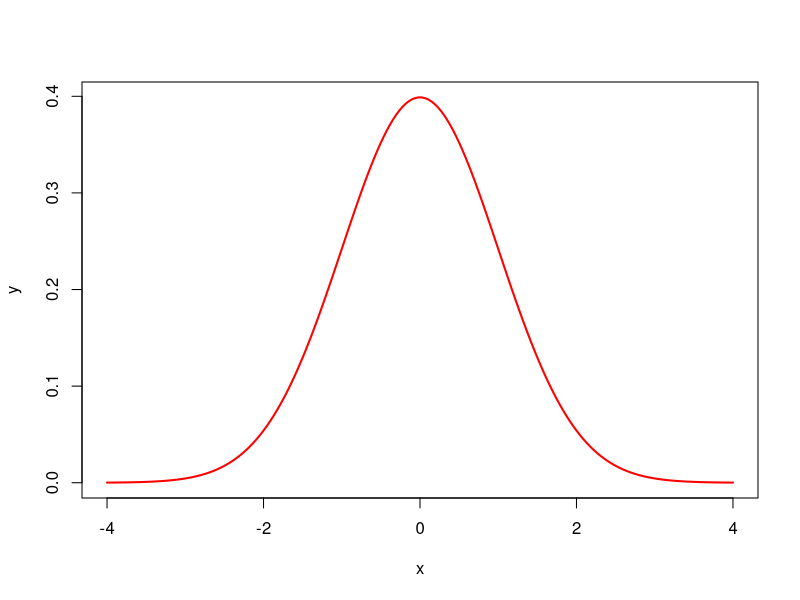
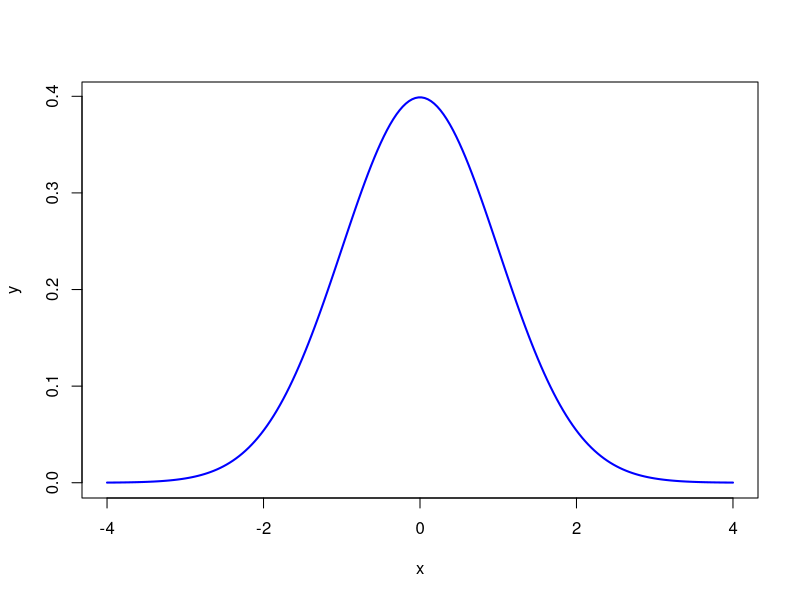
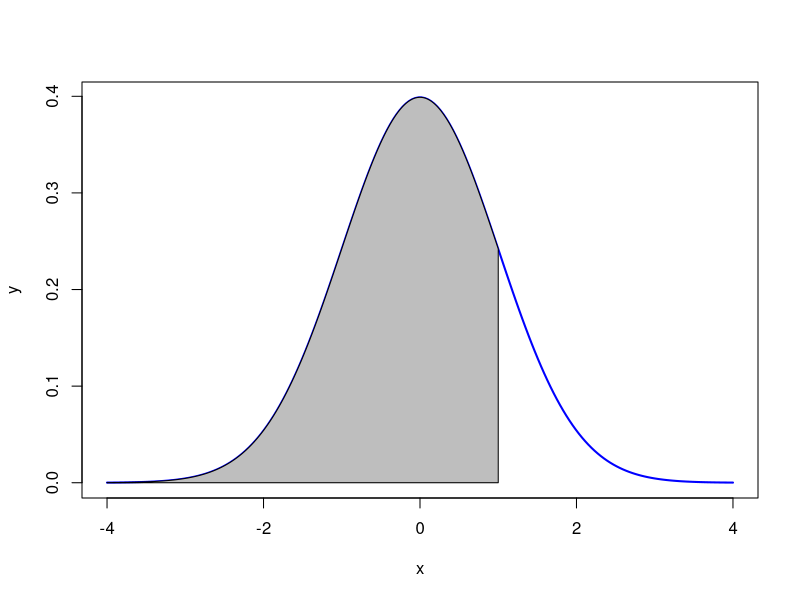
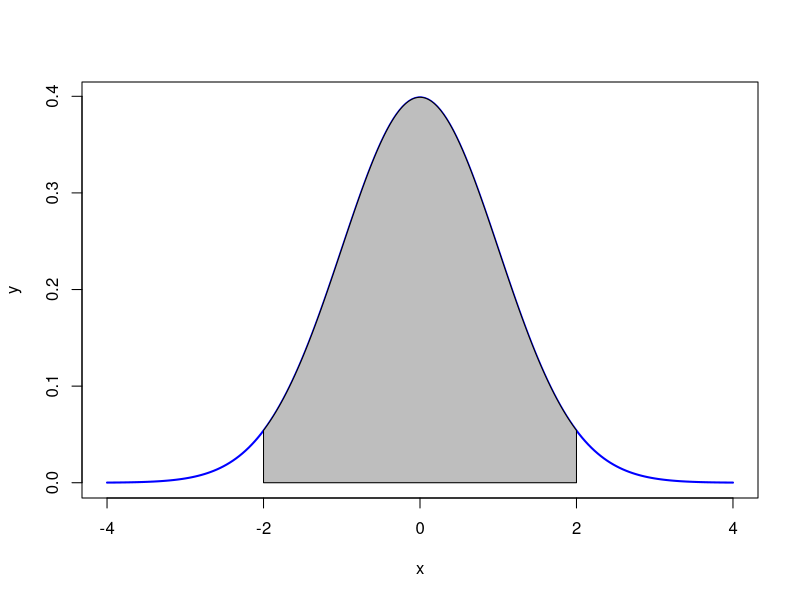
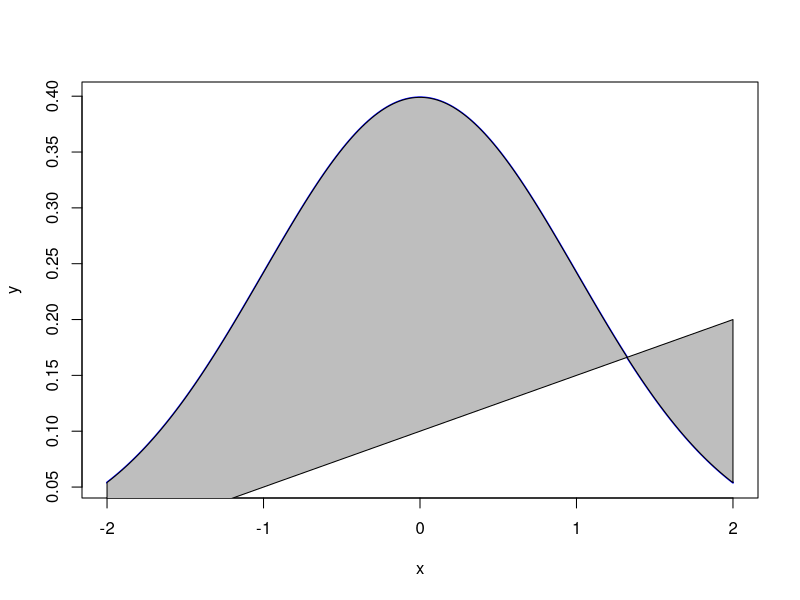

Reproduce these figures in R, in order.
#############################MODULO III (2) FUNCIONES DE PROBABILIDAD

#COMO GENERAR LA FUNCION DE PROBABILIDAD DE LA CURVA NORMAL
x=seq(-4,4,length=200) #creamos un vector cualquiera
mean(x);sd(x)

y=1/sqrt(2*pi)*exp(-x^2/2) #calculamos la funci?n de densidad de la curva normal tipificada (media=0, DT=1) a partir de su formula

plot(x,y,type="l",lwd=2,col="red") #representamos los valores de x en base a una funci?n de probabilidad normal tipificada:
#a cada valor de x le va a corresponder una probabilidad segun y


###funcion dnorm
x=seq(-4,4,length=200)
y=dnorm(x,mean=0,sd=1) #calcula la funci?n de densidad de la curva normal, 
#sin necesidad de conocer la formula, tan solo especificando la media DT que queremos
plot(x,y,type="l",lwd=2,col="blue")

#COMO CALCULAR PROBABILIDADES
#*Dijimos que calcular la probabilidad de un valor del eje x equivale a 
#*calcular partes del area bajo la curva
#*la funcion pnorm() calcula esas probabilidades

pnorm(0, mean=0, sd=1)# aqui le estamos pidiendo que calcule 
#el area bajo la curva que esta a la izquierda del 0
#sabiendo que, como dijimos, el area total bajo la curva vale 1
#?cuanto valdr? el area hay hay a la izquierda del 0?

pnorm(1, mean=0, sd=1)# aqui le estamos pidiendo que calcule 
#el area bajo la curva que esta a la izquierda del valor 1

# en terminos de probabilidad ?esto que significa?
# Si escogemos un numero al azar de la distribucion normal estandarizada
#la probabilidad de que ese numero sea igual o menor a uno es 0.8413447 en tanto por 1.

#***********************(representacion del area)
x=seq(-4,4,length=200)
y=dnorm(x)# si no se especifica mean y sd, toma el 0 y 1 por defecto
plot(x,y,type="l", lwd=2, col="blue")

x=seq(-4,1,length=200)
y=dnorm(x)
polygon(c(-4,x,1),c(0,y,0),col="gray")
#***********************

#LA REGLA DE DECISION
#*Para decidir si rechazamos o no nuestra hip?tesis nula, usamos la Regla de decisi?n
#*si p valor < nivel de significaci?n (alpha) --> rechazamos la H0 
#*Normalmente se usa el criterio de p< alpha = 0.05 para rechazar la hipótesis.
#*
#*generamos de nuevo la curva normal:
x=seq(-4,4,length=200)
y=dnorm(x)
plot(x,y,type="l", lwd=2, col="blue")


#*?que significa usar el criterios de 0.05?
#*Significa que queremos saber si mi valor tiene el 95% de probabilidad
#*de caer en el area que le indiquemos de de la curva normal tipificada
#*como la curva normal tipificada tiene probabilidades ya establecidas
#*sabemos que el 95% de su ?rea es la que se enmarca entre -2 y 2
#*desviaciones tipicas alejadas del cento (media=0)

#lo comprobamos:
pnorm(2,mean=0,sd=1)-pnorm(-2,mean=0,sd=1)#sale que el area entre 2 y -2 tiene una probabilidad asociada de 95%
#******(aclaracion)
#*(como hemos dicho, pnorm() nos dara el area (probabilidad) que queda a la izquierda del numero que le indiquemos)
pnorm(2,mean=0,sd=1)# ?que area nos da aqui?
#****************
qnorm(0.98) # Te hace lo contrario que pnorm (por ejemplo, si le metes 0.98, te dará aproximadamente 2).
#**************representamos el area:
x=seq(-2,2,length=200) #vamos a generar una secuencia de numeros que se encuentren 
#2 desviaciones tipicas alejadas de la media 
y=dnorm(x) #con esta funcion generamos la de densidad de la curva normal 
polygon(c(-2,x,2),c(0,y,0), col="gray")#aqui representamos el area en el que caerian esos numeros. 
                                       # Los vectores indican la coordenada x y la coordenada y en cada uno de los
                                       # dos puntos a unir (la x y la y solo indican la coordenada a la que se 
                                       # refiere el vector, no hace nada más y se pueden suprimir).

plot(x,y,type="l", lwd=2, col="blue")

y=dnorm(x) #con esta funcion generamos la de densidad de la curva normal 
polygon(c(-2,x,2),c(0,y,0.2), col="gray")# Ejemplo de un uso random de polygon.


#****************************************
#*
#*Por tanto, cuando la probabilidad de mi valor (que obtenemos en los analisis)
#*es menor al p valor establecido (0.05)
#*nos estar? indicando que cae fuera de ese area 
#*
#*
#*
